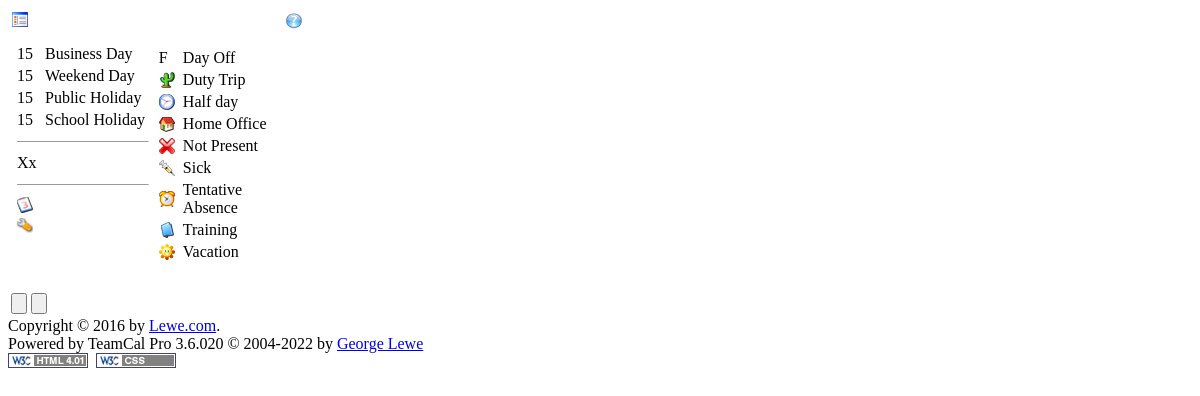
The app's page /legend.php with its own data.
### tables this page shows
CREATE TABLE `my_tc_config` ( 
  `id` int(11) NOT NULL AUTO_INCREMENT,
  `name` varchar(40) NOT NULL DEFAULT '',
  `value` text NOT NULL,
  PRIMARY KEY (`id`),
  KEY `name` (`name`)
);

CREATE TABLE `my_tc_holidays` ( 
  `cfgsym` char(1) NOT NULL DEFAULT '',
  `cfgname` varchar(40) DEFAULT NULL,
  `dspsym` char(1) DEFAULT NULL,
  `dspname` varchar(40) DEFAULT NULL,
  `dspcolor` varchar(6) DEFAULT NULL,
  `dspbgcolor` varchar(6) DEFAULT NULL,
  `options` smallint(6) NOT NULL DEFAULT '0',
  PRIMARY KEY (`cfgsym`)
);

CREATE TABLE `my_tc_absences` ( 
  `id` int(11) NOT NULL AUTO_INCREMENT,
  `name` varchar(80) NOT NULL,
  `symbol` char(1) NOT NULL DEFAULT 'A',
  `icon` varchar(80) NOT NULL,
  `color` varchar(6) NOT NULL,
  `bgcolor` varchar(6) NOT NULL,
  `bgtransparent` tinyint(1) NOT NULL DEFAULT '0',
  `factor` float NOT NULL,
  `allowance` float NOT NULL,
  `counts_as` int(11) NOT NULL,
  `show_in_remainder` tinyint(1) NOT NULL,
  `show_totals` tinyint(1) NOT NULL,
  `approval_required` tinyint(1) NOT NULL,
  `counts_as_present` tinyint(1) NOT NULL,
  `manager_only` tinyint(1) NOT NULL,
  `hide_in_profile` tinyint(1) NOT NULL,
  `confidential` tinyint(1) NOT NULL,
  `admin_allowance` tinyint(4) NOT NULL,
  PRIMARY KEY (`id`)
);

### config.tcpro.php (called while the page is built, shortened)
<?php
global $CONF;
unset($CONF);
$CONF['app_root'] = $_SERVER['DOCUMENT_ROOT']."/lewe/tcpro/app/";
$CONF['app_url'] = "http://localhost/lewe/tcpro/app";
$CONF['app_avatar_dir'] = 'img/avatar/';
$CONF['app_icon_dir'] = 'img/icons/';
$CONF['app_homepage_dir'] = 'img/homepage/';
$CONF['html_title'] = 'Lewe TeamCal Pro';
$CONF['db_type']   = 1;
$CONF['db_persistent'] = false;
$CONF['db_server'] ="localhost";
$CONF['db_name']   ="tcpro";
$CONF['db_user']   ="root";
$CONF['db_pass']   ="";
$CONF['db_table_prefix']            = "my_";
$CONF['db_table_absence']           = $CONF['db_table_prefix'].'tc_absences';
$CONF['db_table_absence_group']     = $CONF['db_table_prefix'].'tc_absence_group';
$CONF['db_table_allowance']         = $CONF['db_table_prefix'].'tc_allowances';
$CONF['db_table_announcements']     = $CONF['db_table_prefix'].'tc_announcements';
$CONF['db_table_config']            = $CONF['db_table_prefix'].'tc_config';
$CONF['db_table_daynotes']          = $CONF['db_table_prefix'].'tc_daynotes';
$CONF['db_table_groups']            = $CONF['db_table_prefix'].'tc_groups';
$CONF['db_table_holidays']          = $CONF['db_table_prefix'].'tc_holidays';
$CONF['db_table_log']               = $CONF['db_table_prefix'].'tc_log';
$CONF['db_table_months']            = $CONF['db_table_prefix'].'tc_months';
$CONF['db_table_options']           = $CONF['db_table_prefix'].'tc_options';
$CONF['db_table_permissions']       = $CONF['db_table_prefix'].'tc_permissions';
$CONF['db_table_regions']           = $CONF['db_table_prefix'].'tc_regions';
$CONF['db_table_styles']            = $CONF['db_table_prefix'].'tc_styles';
$CONF['db_table_templates']         = $CONF['db_table_prefix'].'tc_templates';
$CONF['db_table_users']             = $CONF['db_table_prefix'].'tc_users';
$CONF['db_table_user_announcement'] = $CONF['db_table_prefix'].'tc_user_announcement';
$CONF['db_table_user_group']        = $CONF['db_table_prefix'].'tc_user_group';
$CONF['db_table_user_options']      = $CONF['db_table_prefix'].'tc_user_options';
$CONF['db_table_archive_users']             = $CONF['db_table_prefix'].'tc_archive_users';
$CONF['db_table_archive_user_group']        = $CONF['db_table_prefix'].'tc_archive_user_group';
$CONF['db_table_archive_user_options']      = $CONF['db_table_prefix'].'tc_archive_user_options';
$CONF['db_table_archive_templates']         = $CONF['db_table_prefix'].'tc_archive_templates';
$CONF['db_table_archive_daynotes']          = $CONF['db_table_prefix'].'tc_archive_daynotes';
$CONF['db_table_archive_allowance']         = $CONF['db_table_prefix'].'tc_archive_allowances';
$CONF['db_table_archive_user_announcement'] = $CONF['db_table_prefix'].'tc_archive_user_announcement';
$CONF['LDAP_YES']   = 0;
$CONF['LDAP_ADS']   = 0;
$CONF['LDAP_HOST']  = "ldap.mydomain.com";
$CONF['LDAP_PORT']  = "389";
$CONF['LDAP_PASS']  = 'XXXXXXXX';
$CONF['LDAP_DIT']   = "cn=<service account>,ou=fantastic_four,ou=superheroes,dc=marvel,dc=comics";
$CONF['LDAP_SBASE'] = "ou=superheroes,ou=characters,dc=marvel,dc=comics";
$CONF['LDAP_TLS']   = 0;
$CONF['UTVIEWER']          = 0x00;
$CONF['UTUSER']            = 0x01;
$CONF['UTMANAGER']         = 0x02;
$CONF['UTADMIN']           = 0x04;
$CONF['UTMALE']            = 0x08;
$CONF['UTDIRECTOR']        = 0x10;
$CONF['UTTEMPLATE']        = 0x20;
$CONF['UTASSISTANT']       = 0x40;
$CONF['USLOCKED']          = 0x01;
$CONF['USCHGPWD']          = 0x02;
$CONF['USLOGLOC']          = 0x04;
$CONF['USHIDDEN']          = 0x08;
$CONF['H_BUSINESSDAY']     = 0x000001;
require ("config.version.php");
?>

### models/db_model.php (called while the page is built, shortened)
<?php
if (!class_exists("Db_model"))
{
   class Db_model
   {
      var $db_type = '';
      var $db_server = '';
      var $db_user = '';
      var $db_pass = '';
      var $db_persistent = '';
      static $db_handle = '';
      static $query_cache = array();
      function Db_model()
      {
         global $CONF;
         $this->db_type = $CONF['db_type'];
         $this->db_server = $CONF['db_server'];
         $this->db_user = $CONF['db_user'];
         $this->db_pass = $CONF['db_pass'];
         $this->db_persistent = $CONF['db_persistent'];
      }
      function db_connect()
      {
         if (!Db_model::$db_handle)
         {
            switch ($this->db_type)
            {
               case 1 :
               if ($this->db_persistent)
               {
                  Db_model::$db_handle = @ mysql_pconnect($this->db_server, $this->db_user, $this->db_pass);
               }
               else
               {
                  Db_model::$db_handle = @ mysql_connect($this->db_server, $this->db_user, $this->db_pass);
               }
               break;
            }
         }
      }
      function db_query($query = '')
      {
         switch ($this->db_type)
         {
            case 1 :
            if (!array_key_exists($query, Db_model::$query_cache))
            {
               $result = mysql_query($query, Db_model::$db_handle);
               Db_model::$query_cache[$query] = $result;
            }
            else
            {
               $result = Db_model::$query_cache[$query];
            }
            break;
         }
         return $result;
      }
   }
}
?>

### models/config_model.php (called while the page is built, shortened)
<?php
if (!class_exists("Config_model"))
{
   require_once ("models/db_model.php");
   class Config_model
   {
      var $db = '';
      var $table = '';
      function Config_model()
      {
         global $CONF;
         unset($CONF);
         require ("config.tcpro.php");
         $this->db = new Db_model;
         $this->table = $CONF['db_table_config'];
      }
      function readConfig($name)
      {
         $query = "SELECT value FROM `".$this->table."` WHERE `name` = '".$name."'";
         $result = $this->db->db_query($query);
         if ($this->db->db_numrows($result) == 1)
         {
            $row = $this->db->db_fetch_array($result, MYSQL_ASSOC);
            return trim($row['value']);
         }
         else
         {
            return "";
         }
      }
   }
}
?>

### legend.php (the view, shortened to what this page needs)
<?php
require_once ("config.tcpro.php");
require_once ("helpers/global_helper.php");
require_once("models/config_model.php" );
$A = new Absence_model;
$C = new Config_model;
$H = new Holiday_model;
$CONF['html_title'] = $LANG['html_title_legend'];
$help = urldecode($C->readConfig("userManual"));
require("includes/header_html_inc.php" );
?>
<div id="content">
   <div id="content-content">
      <table class="dlg">
         <tr>
            <td class="dlg-header" colspan="3">
               <?php printDialogTop($LANG['teamcal_legend'], $help, "ico_legend.png"); ?>
            </td>
         </tr>
         <tr>
            <td class="dlg-body">
               <table style="width: 98%;">
                  <tr>
                     <td width="50%" VALIGN="TOP">
                        <div align="center">
                           <table style="width: 100%;">
                              <tr>
                                 <td class="dlg-caption" colspan="2"><?=$LANG['col_month_header']?></td>
                              </tr>
                              <?php
                              $holidays = $H->getAll();
                              foreach ($holidays as $holiday) {
                                 if ($holiday['cfgsym']=='0') $class="";
                                 else                     $class="-".$holiday['cfgname'];
                                 echo "
                                 <tr>
                                    <td class=\"daynum".$class."\" width=\"20\">15</td>
                                    <td class=\"legend\">".$LANG['dom_prefix']."&nbsp;".$holiday['dspname']."</td>
                                 </tr>";
                              }
                              ?>
                              <tr>
                                 <td colspan="2">
                                    <hr size="1">
                                 </td>
                              </tr>
                              <?php
                              echo "
                              <tr>
                                 <td class=\"weekday-note\" width=\"20\">Xx</td>
                                 <td class=\"legend\">".$LANG['dow_daynote']."&nbsp;</td>
                              </tr>";
                              ?>
                              <tr>
                                 <td colspan="2">
                                    <hr size="1">
                                 </td>
                              </tr>
                              <tr>
                                 <td class="month-button"><img src="themes/<?=$theme?>/img/date.png" width="16" height="16" border="0" alt=""></td>
                                 <td class="legend"><?=$LANG['btn_edit_month']?></td>
                              </tr>
                              <tr>
                                 <td class="name-button"><img src="themes/<?=$theme?>/img/btn_edit.gif" width="16" height="16" border="0" alt=""></td>
                                 <td class="legend"><?=$LANG['btn_edit_member']?></td>
                              </tr>
                           </table>
                        </div>
                     </td>
                     <td style="width: 50%; vertical-align: top;">
                        <div align="center">
                           <table style="width: 100%;">
                              <tr>
                                 <td class="dlg-caption" colspan="2"><?=$LANG['col_day_holidays']?></td>
                              </tr>
                              <tr>
                                 <td class="dlg-caption" colspan="2"><?=$LANG['col_day_absences']?></td>
                              </tr>
                              <?php $atypes = $A->getAll();
                              foreach ($atypes as $atype) { ?>
                                    <tr>
                                       <td class="day-a<?=$atype['id']?>" width="20">
                                          <?php if ($atype['icon']!="No") { ?>
                                             <img align="top" alt="" src="<?=$CONF['app_icon_dir'].$atype['icon']?>" width="16" height="16">
                                          <?php } else {
                                             echo $atype['symbol'];
                                          } ?>
                                       </td>
                                       <td class="legend"><?=$atype['name']?></td>
                                    </tr>
                              <?php } ?>
                              <tr>
                                 <td class="legend-today">&nbsp;</td>
                                 <td class="legend"><?=$LANG['legend_today']?></td>
                              </tr>
                           </table>
                        </div>
                     </td>
                  </tr>
               </table>
            </td>
         </tr>
         <tr>
            <td class="dlg-menu">
               <input name="btn_help" type="button" class="button" onclick="javascript:window.open('<?=$help?>').void();" value="<?=$LANG['btn_help']?>">
               <input name="btn_close" type="button" class="button" onclick="javascript:window.close();" value="<?=$LANG['btn_close']?>">
            </td>
         </tr>
      </table>
   </div>
</div>
<?php
require("includes/footer_inc.php");
?>

### helpers/global_helper.php (shortened to what this page needs)
<?php
function getOptions() {
   global $CONF;
   require_once ($CONF['app_root']."models/config_model.php");
}
function printDialogTop($title = '', $help = '', $icon = '') {
   global $CONF, $LANG, $theme;
   echo '<table style="border-collapse: collapse; border: 0px; width: 100%;"><tr><td class="dlg-header">';
   if (strlen($icon)) {
      echo '<img src="themes/'.$theme.'/img/' . $icon . '" alt="" width="16" height="16" align="top">&nbsp;';
   }
   echo $title . "</td>";
   if (strlen($help)) {
      echo '<td align="right" style="font-size: 9pt; background-color: inherit;">
               <div align="right">
                  <a href="'.$help.'" target="_blank">
                     <img class="noprint" title="'.$LANG['mnu_help'].'..." align="middle" alt="" src="themes/'.$theme.'/img/ico_help.png" width="16" height="16" border="0">
                  </a>
               </div>
            </td>';
   }
   echo '</tr></table>';
}
?>

### includes/footer_inc.php (shortened to what this page needs)
<?php
unset($CONF);
require ("config.tcpro.php");
?>
<div id="footer">
   <div id="footer-content">
      <span class="copyright">
         <?=html_entity_decode($C->readConfig("appFooterCpy"))?><br>
         <?=$CONF['app_footer_pwd']?><br>
         <a href="http://validator.w3.org/check?uri=referer"><img class="noprint" border="0" src="img/valid-html401.gif" alt="Valid HTML 4.01!" title="Valid HTML 4.01!"></a>&nbsp;
         <a href="http://jigsaw.w3.org/css-validator/"><img class="noprint" style="border:0;width:80px;height:15px" src="img/valid-css.gif" alt="Valid CSS!" title="Valid CSS!"></a>
      </span>
   </div>
</div>
</body>
</html>

### records on screen
my_tc_config: value (picture)
my_tc_holidays: dspname "Business Day"
my_tc_holidays: dspname "Weekend Day"
my_tc_holidays: dspname "Public Holiday"
my_tc_holidays: dspname "School Holiday"
my_tc_absences: symbol "F", name "Day Off"
my_tc_absences: icon (picture), name "Duty Trip"
my_tc_absences: icon (picture), name "Half day"
my_tc_absences: icon (picture), name "Home Office"
my_tc_absences: icon (picture), name "Not Present"
my_tc_absences: $atype['id'] 2 (drawn), icon (picture), name "Sick"
my_tc_absences: icon (picture), name "Tentative Absence"
my_tc_absences: icon (picture), name "Training"
my_tc_absences: icon (picture), name "Vacation"
my_tc_config: value "Copyright © 2016 by Lewe.com ."

### other values on screen
$CONF['app_name'] "TeamCal Pro"
$CONF['app_version'] "3.6.020"
$CONF['app_year'] "2004"
$CONF['app_curr_year'] "2022"
$CONF['app_author'] "George Lewe"
